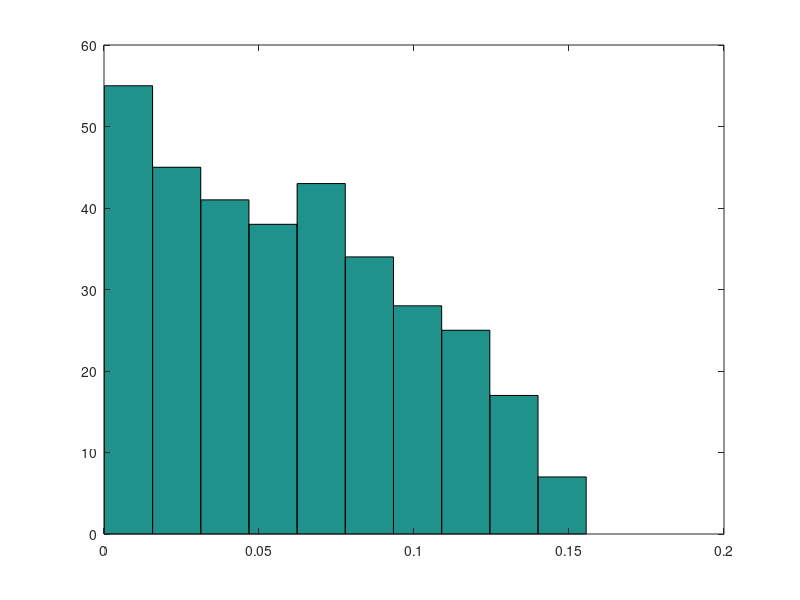
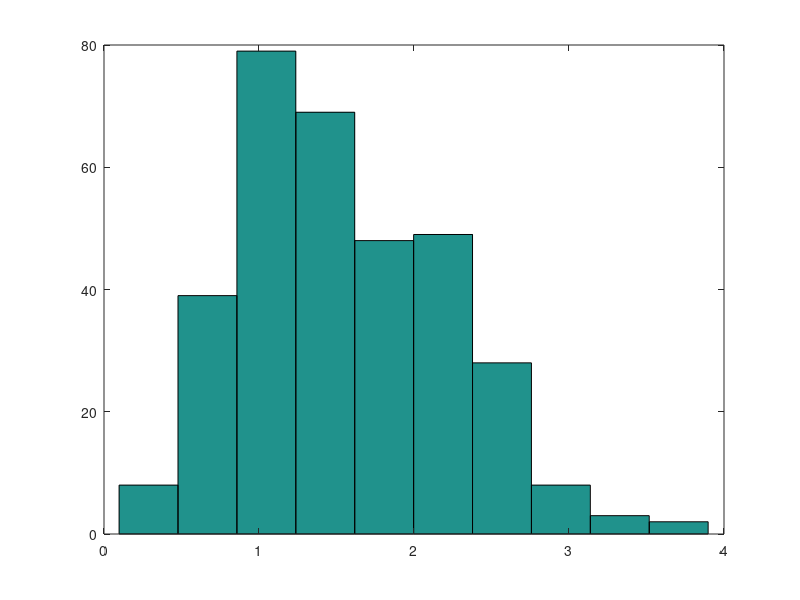

MATLAB code for these plots, in order: (Note: this script raises an error after producing the figures.)

lambda=2;
% g=2*(x./lambda^2).*exp(-(x/lambda).^2);
% plot(x,g)
xs=sqrt(2);
A=2*sqrt(2)*pi*xs*exp(-xs^2/4);
%%
N=1e4;

X=real(sqrt(-lambda^2*log(-(rand(N,1))))); % Does the A fit here? or can we treat it later?
X=real(2*sqrt(-log(-(rand(N,1)))));
% X=A*(sqrt(-lambda^2*log(-rand(N,1)))); % generate exponential samples
U=rand(N,1).*X;
p=sqrt(2)*pi*X.^2.*exp(-(X.^2/2));
% z=zeros(size(U));
% z(A*U<=p)=1;
% Accepted=U.*z;
Accepted=U(A.*U<=p);
X_accepted=X(A.*U<=p);
Accepted(Accepted==0)=[];
% figure(4)
% hist(Accepted)
s=length(Accepted);
sample2=sqrt(randn(s,1).^2+randn(s,1).^2+randn(s,1).^2);
h=kstest2(Accepted,sample2)
hist(Accepted)
figure(2),hist(sample2)
% figure(2)
% scatter(X,abs(Accepted));
% lalu=abs(Accepted);
% 
% figure(3)
% scatter(X,p)
% hold on
% scatter(X,U)

%% KS tests multiple times
M=1e4;
times=1e4;
fail=0;
for i=1:times
[samples] = lastname_firstname_hw2_prob1(M);
sample2=sqrt(randn(M,1).^2+randn(M,1).^2+randn(M,1).^2);

h=kstest2(samples,sample2);
if h==1
    fail=fail+1;
end
end
fail
% hist(sample2);
% figure,hist(samples)
